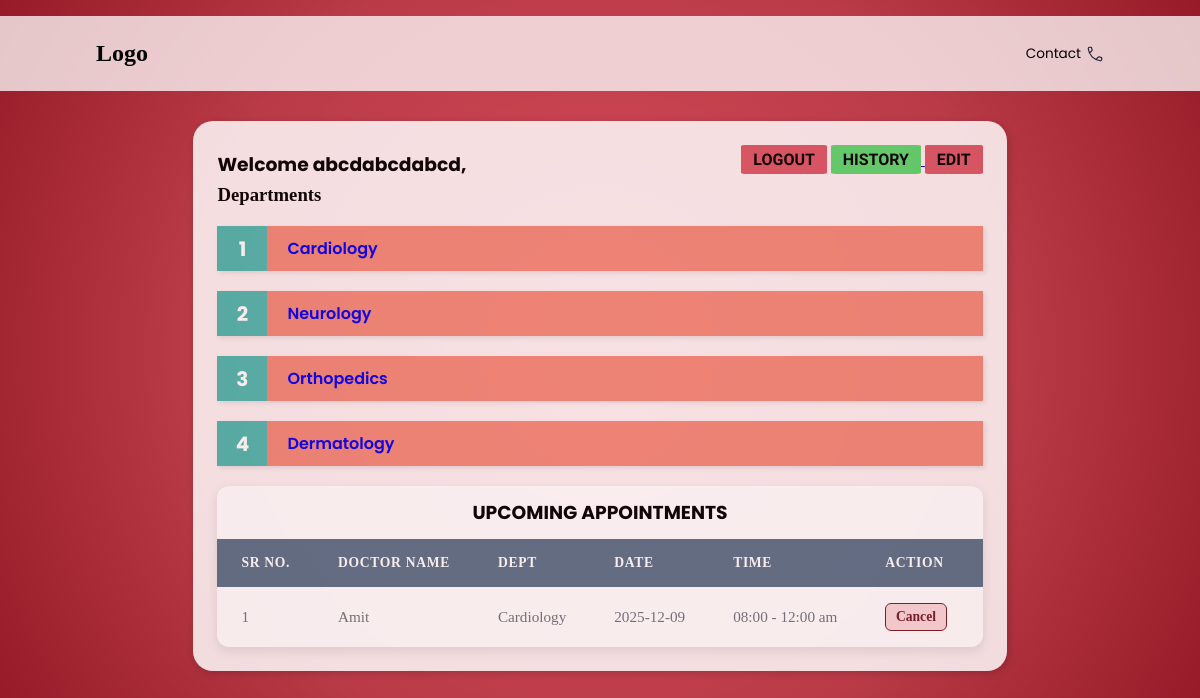
The app's page /patient_dashboard/1 with its own data.
### models.py (models this page shows)
class Patient(db.Model):
    PatientID = db.Column(db.Integer, primary_key=True)
    FirstName = db.Column(db.String,nullable=False)
    LastName = db.Column(db.String,nullable=False)
    Username= db.Column(db.String, nullable=False)
    Password = db.Column(db.String, nullable=False)
    appointments = db.relationship('Appointment', back_populates='patient', cascade="all, delete")
    histories = db.relationship('PatientHistory', back_populates='patient', cascade="all, delete")

class Department(db.Model):
    Department_name=db.Column(db.String, primary_key=True)
    Overview = db.Column(db.String)
    doctors = db.relationship('Doctor', back_populates='department_rel', cascade="all, delete")

class Appointment(db.Model):
    AppointmentID = db.Column(db.Integer, primary_key=True)
    PatientID = db.Column(db.Integer, db.ForeignKey('patient.PatientID'), nullable=False)
    DoctorID = db.Column(db.Integer, db.ForeignKey('doctor.DoctorID'), nullable=False)
    Date=db.Column(db.Date)
    Time = db.Column(db.String)
    Purpose=db.Column(db.String)
    Status=db.Column(db.Enum("Booked","Completed","Cancelled"),
        nullable=False,
        default='Booked'
    )
    patient = db.relationship('Patient', back_populates='appointments')
    doctor = db.relationship('Doctor', back_populates='appointments')

class Doctor(db.Model):
    DoctorID = db.Column(db.Integer, primary_key=True)
    FirstName = db.Column(db.String,nullable=False)
    LastName = db.Column(db.String,nullable=False)
    Username= db.Column(db.String, nullable=False)
    Password = db.Column(db.String, nullable=False)
    available=db.Column(db.String)
    Department = db.Column(db.String, db.ForeignKey('department.Department_name'), nullable=False)
    Position = db.Column(db.String)
    Experience = db.Column(db.Integer)
    Remarks = db.Column(db.String)
    photo = db.Column(db.String)
    appointments = db.relationship('Appointment', back_populates='doctor', cascade="all, delete")
    department_rel = db.relationship('Department', back_populates='doctors')

### routes/patient.py (the view)
@app.route('/patient_dashboard/<int:patientID>')
def patient_dashboard(patientID):
    patient = Patient.query.get(patientID)
    departments = Department.query.all()
    appointments = Appointment.query.filter(
    Appointment.PatientID == patientID,
    Appointment.Status == "Booked"
    ).all()
    return render_template("patient_dashboard.html", patient=patient, departments=departments,appointments=appointments)

### templates/patient_dashboard.html (shortened to what this page needs)
<!DOCTYPE html>
<html lang="en">
<head>
    <link rel="stylesheet" href="..\static\style.css">
</head>
<body>
    <header>
        <nav>
        <div class="logo">
            <h2>Logo</h2>
        </div>
        <div class="nav-icons">
            <ul>
            <li>Contact </li>
            </ul>
        </div>
        </nav>
    </header>
    <main>
        <div id="pageC">
            <div class="container">
                <div class="title">
                    <h3>Welcome {{ patient.FirstName }},</h3>
                    <div id="links">
                        <a href="{{ url_for('login') }}"><button class="logout">LOGOUT</button></a>
                        <a href="{{ url_for('view_patient_history', patient_id=patient.PatientID) }}">
                            <button class="history">HISTORY</button>
                        </a>
                        <a href="{{ url_for('edit_patient', patient_id=patient.PatientID) }}"><button class="logout">EDIT</button></a>
                    </div>
                </div>
                <div class="content">
                    <h3>Departments</h3>
                    <div class="departments">
                        <ol class="custom-steps">
                        {% for dept in departments %}
                            <a href="{{ url_for('view_department', dept_name=dept.Department_name, patient_id=patient.PatientID) }}"><li class="content1">{{ dept.Department_name }}</li></a>
                        {% else %}
                            <p>No departments available</p>
                        {% endfor %}
                        </ol>
                    </div>
                    <div class="appointments">
                        <h3>UPCOMING APPOINTMENTS</h3>
                        <table class="appointments-table">
                            <thead>
                                <tr>
                                    <th>Sr No.</th>
                                    <th>Doctor Name</th>
                                    <th>Dept</th>
                                    <th>Date</th>
                                    <th>Time</th>
                                    <th>Action</th>
                                </tr>
                            </thead>
                            <tbody>
                            {% for appt in appointments %}
                                <tr>
                                    <td data-label="Sr No.">{{ loop.index }}</td>
                                    <td data-label="Doctor Name">{{ appt.doctor.FirstName }}</td>
                                    <td data-label="Dept">{{ appt.doctor.Department }}</td>
                                    <td data-label="Date">{{ appt.Date }}</td>
                                    <td data-label="Time">{{ appt.Time }}</td>
                                    <td data-label="Action">
                                        <a href="{{ url_for('cancel_appointment', appt_id=appt.AppointmentID) }}" class="action-cancel">Cancel</a>
                                    </td>
                                </tr>
                            {% else %}
                                <tr><td colspan="6">No appointments scheduled</td></tr>
                            {% endfor %}
                            </tbody>
                        </table>
                    </div>
                </div>
            </div>
        </div>
    </main>
</body>
</html>

### static/style.css (style rules this page uses)
* { margin: 0; padding: 0; }
body { background: radial-gradient( circle at center, #d03040db 0%, #b01e2ddf 60%, #961a27 100%); }
:root { --primary-color: #007bff; --secondary-color: #6c757d; --header-bg: #5a7188; --header-text: #ffffff; --row-bg-odd: #ffffff; --row-bg-even: #f8f9fa; --border-color: #dee2e6; }
nav { display: flex; align-items: center; justify-content: space-between; margin-top: 2vh; gap: 3vw; background-color: rgba(255, 255, 255, 0.75); padding: 3vh; padding-left: 8vw; padding-right: 8vw; }
.nav-icons ul { display: flex; list-style: none; gap: 2vw; }
.nav-icons li { display: flex; align-items: center; font-family: 'Poppins', sans-serif; font-size: 0.85em; cursor: pointer; gap: 5px; }
main { display: flex; justify-content: center; align-items: center; }
.container { background-color: rgba(255, 255, 255, 0.92); margin: 30px 50px; border-radius: 20px; opacity: 0.9; transition: box-shadow 0.3s ease; box-shadow: 2px 2px 10px rgba(0, 0, 0, 0.2); padding: 2vw; }
#pageC { transition: filter 0.3s ease; }
.title { display: flex; justify-content: space-between; align-items: center; font-family: 'Poppins', sans-serif; font-weight: 600; }
.logout { background-color: #d03040c9; border: none; border-radius: 5%; padding: 5px; padding-left: 1vw; padding-right: 1vw; cursor: pointer; transition: background-color 0.25s; margin-bottom: 10px; font-family: 'Baloo Bhai 2', 'Poppins', sans-serif; font-size: medium; font-weight: 600; }
.appointments { max-width: 1200px; margin: 0 auto; background-color: var(--row-bg-odd); border-radius: 12px; box-shadow: 0 4px 12px rgba(0, 0, 0, 0.1); overflow: hidden; }
.appointments-table { width: 100%; border-collapse: separate; border-spacing: 0; }
.appointments-table thead th { padding: 1rem 1.5rem; background-color: var(--header-bg); color: var(--header-text); font-weight: 600; text-align: left; text-transform: uppercase; font-size: 0.85rem; letter-spacing: 0.05em; }
.appointments-table tbody td { padding: 1rem 1.5rem; border-bottom: 1px solid var(--border-color); vertical-align: middle; font-size: 0.95rem; color: var(--secondary-color); }
.appointments-table tbody tr:last-child td { border-bottom: none; }
.appointments-table a { display: inline-block; margin-right: 0.75rem; padding: 0.3rem 0.6rem; border-radius: 6px; text-decoration: none; font-size: 0.85rem; font-weight: 600; transition: all 0.2s ease; text-align: center; }
.action-cancel { background-color: #f8d7da; color: #721c24; border: 1px solid #721c24; border-radius: 5px; padding: 0.7vh; }
.history { background-color: #30d04bc9; border: none; border-radius: 5%; padding: 5px; padding-left: 1vw; padding-right: 1vw; cursor: pointer; transition: background-color 0.25s; margin-bottom: 10px; font-family: 'Baloo Bhai 2', 'Poppins', sans-serif; font-size: medium; font-weight: 600; }
.appointments h3 { display: flex; align-items: center; justify-content: center; padding: 1.5vh; font-family: 'Poppins', sans-serif; }
.custom-steps { list-style: none; padding: 0; margin: 20px 0; text-decoration: none; }
.custom-steps li { position: relative; margin-bottom: 20px; background-color: rgba(234, 86, 60, 0.668); transition: background-color 0.25s; padding: 10px 10px 10px 70px; box-shadow: 2px 2px 5px rgba(0, 0, 0, 0.1); text-decoration: none; }
.custom-steps { list-style: none; padding: 0; margin: 20px 0; counter-reset: step-counter; }
.custom-steps li { counter-increment: step-counter; }
.custom-steps li::before { content: counter(step-counter); position: absolute; top: 0; left: 0; width: 50px; height: 100%; background-color: #4db6ac; color: white; font-size: 20px; font-weight: bold; display: flex; align-items: center; justify-content: center; }
.custom-steps a { text-decoration: none; font-family: 'Poppins', sans-serif; font-weight: 600; }

### records on screen
Patient: FirstName "abcdabcdabcd"
Department: Department_name "Cardiology"
Department: Department_name "Neurology"
Department: Department_name "Orthopedics"
Department: Department_name "Dermatology"
Appointment: doctor.FirstName "Amit", doctor.Department "Cardiology", Date "2025-12-09", Time "08:00 - 12:00 am"
